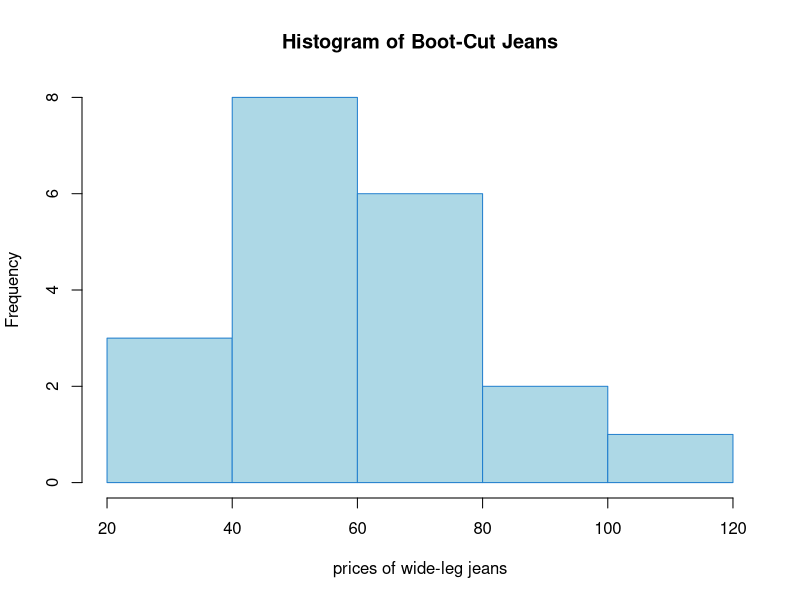
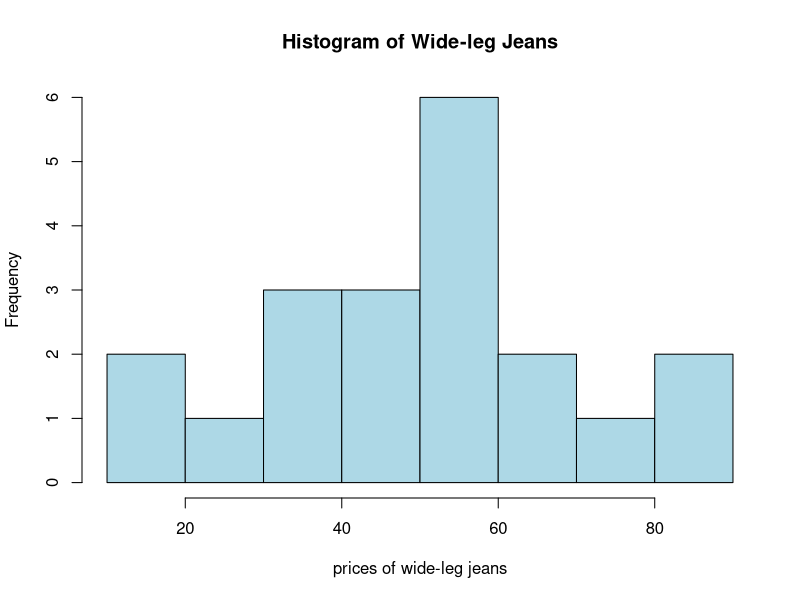
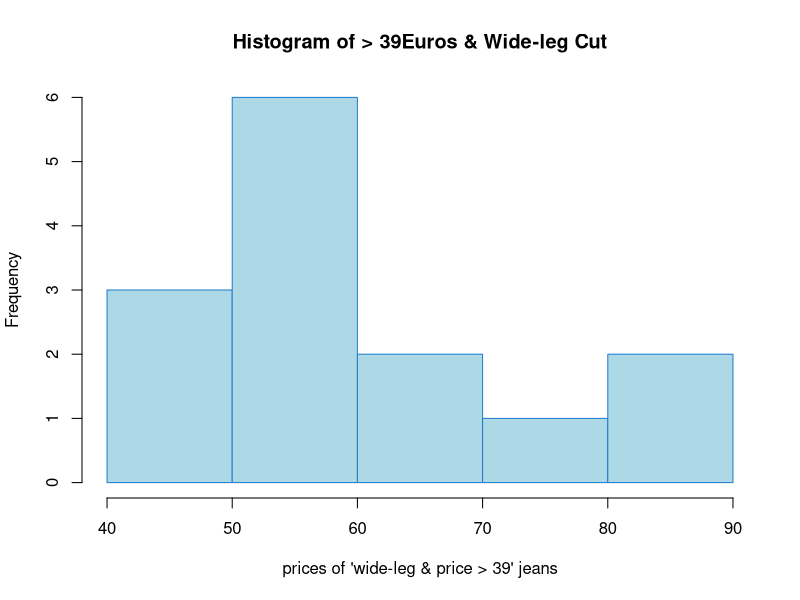
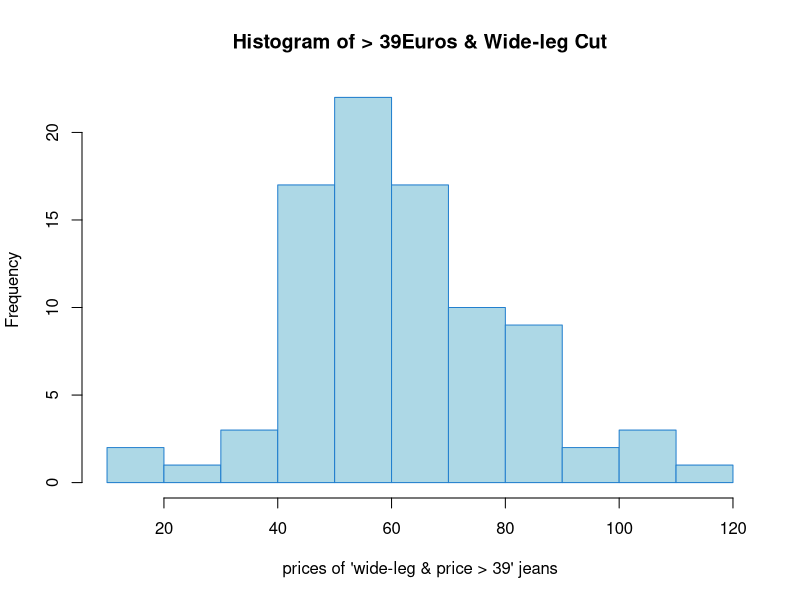

These charts were generated, in order, by the following R code:
## ---- chunk 1
# Create a vector
my_vector = c(10, 20, 30, 40, 50)

# Access the first element
element_1 = my_vector[1]
print(element_1)  # Output: 10

# Access the third element
element_3 = my_vector[3]
print(element_3)  # Output: 30

## ---- chunk 2
# Access the first three elements
elements_1_to_3 = my_vector[1:3]
print(elements_1_to_3)  # Output: 10 20 30
## ---- chunk 3
# Create a matrix
my_matrix = matrix(1:9, nrow = 3, ncol = 3)

# Access the element in the second row and third column
element_2_3 = my_matrix[2, 3]
print(element_2_3)  # Output: 6
## ---- chunk 4
# Access the second row
row_2 = my_matrix[2, ]
print(row_2)  # Output: 4 5 6

# Access the first column
col_1 = my_matrix[, 1]
print(col_1)  # Output: 1 2 3

## ---- chunk 5
# Create a data frame
my_dataframe = data.frame(
  ItemType = rep(c("jeans"), 100),
  Price = round(rnorm(100, 60, 20), digits = 0),
  Cut = rep(c("boot", "7/8", "skinny", "wide leg", "boyfriend"), 20)
)

# get a glimpse of the data
head(my_dataframe)

# Access the second row
row_2 = my_dataframe[2, ]
print(row_2)


# Access the entire first column
col_2 = my_dataframe[ ,2]
col_2[1:50]


# Access the 'Age' column using column name
allCuts = my_dataframe$Cut
allCuts[1:20]  # Output: 25 30 22

# get the type of the Item Type 
typeof(allCuts)

# get the categories within Item Type
levels(allCuts) # returns NUll....why?

# turn the variable into factor 
my_dataframe$Cut = factor(my_dataframe$Cut)


# get the categories within Item Type
levels(my_dataframe$Cut)
## ---- chunk 6
condition_boot = my_dataframe$Cut == "boot"

my_dataframe_boot = my_dataframe[condition_boot,]

#get a glimpse of the new dataframe using the head(). Use the ? mark to learn about the function head (or any other function)
head(my_dataframe_boot, n = 20) # n stands for the number of top observations you wish to see out of the dataframe 


# bonus...lets see the distribution of the prices of boot cuts 
hist(my_dataframe[condition_boot, 2],
      col = "lightblue", border = "#227FCE",
     main = paste("Histogram of Boot-Cut Jeans"),
     xlab = "prices of wide-leg jeans")
## ---- chunk 7
# bonus...lets see the distribution of the prices of wide leg cuts looks similar....
condition_wide = my_dataframe$Cut == "wide leg"

hist(my_dataframe[condition_wide, 2],
     col = "lightblue", border = "black",
     main = paste("Histogram of Wide-leg Jeans"),
     xlab = "prices of wide-leg jeans"
     )
## ---- chunk 8
# condition that will select both wide cuts and those that cost more than 59Euro
condition_wide_39 = my_dataframe$Cut == "wide leg" & my_dataframe$Price > 39
head(condition_wide_39)

data_wide_39 = my_dataframe[condition_wide_39,]

hist(data_wide_39[,2],
     col = "lightblue", border = "#227FCE",
     main = paste("Histogram of > 39Euros & Wide-leg Cut"),
     xlab = "prices of 'wide-leg & price > 39' jeans"
     )
## ---- chunk 9
# condition that will select both wide cuts and those that cost more than 59Euro
condition_wide_or_39 = my_dataframe$Cut == "wide leg" | my_dataframe$Price > 39
head(condition_wide_or_39)

data_wide_or_39 = my_dataframe[condition_wide_or_39,]

hist(data_wide_or_39[,2],
     col = "lightblue", border = "#227FCE",
     main = paste("Histogram of > 39Euros & Wide-leg Cut"),
     xlab = "prices of 'wide-leg & price > 39' jeans"
     )
## ---- chunk 10
# Access the element in the second row and third column
element = my_dataframe[2, 3]
print(element)

## ---- chunk 11
# Extend the dataframe
my_dataframe$Brand = rep(c("expensive","top", "middle", "affordable", "cheap"), 20)

# Extract the entire second row
dataframe_first10rows = my_dataframe[1:10, ]
print(dataframe_first10rows)
## ---- chunk 12
# Define condition
condition_brandCategory = my_dataframe$Brand == "affordable"

# filter according to this condition
filtered_cat = my_dataframe[condition_brandCategory,]

# print the filtered dataset
print(filtered_cat)

# create a histogram
#hist(filtered_cat$Price)
## ---- chunk 13
# Define condition
condition_brand_price = my_dataframe$Brand == "affordable" & my_dataframe$Price < 30

# filter according to this condition
filtered_ctgs = my_dataframe[condition_brand_price,]

# print the filtered dataset
print(filtered_ctgs)

# create a histogram
# hist(filtered_ctgs$Price)
## ---- chunk 14
# Extend the data frame with 'item ID' column
my_dataframe$ID <- c(1:100)

# take a plimse of the data with the head() function

head(my_dataframe)

# Select only the ID 1-100
id_1_100 <- my_dataframe[1:100, ]
id_1_100 <- my_dataframe[1:100, ]

print(id_1_100)
